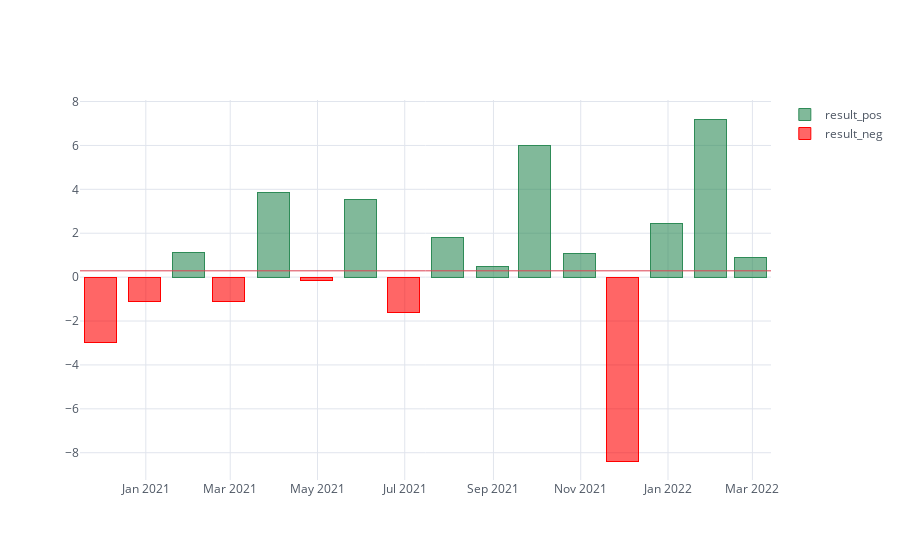

Notebook source saved alongside this figure:
### Code cell
avg = res_gb_M.result_pos.mean() + res_gb_M.result_neg.mean()
res_gb_M.iplot(kind='bar', bargap=0, barmode='stack', colors=dict(result_pos='seagreen', result_neg='#FF0000'), hline=avg)

### Figure 1 — Plotly figure (JSON) as saved in the notebook; plotly's stock layout.template omitted (floating-point values rounded to 4 significant figures)
{"data": [{"marker": {"color": "rgba(46, 139, 87, 0.6)", "line": {"color": "seagreen", "width": 1}}, "name": "result_pos", "orientation": "v", "text": "", "type": "bar", "x": ["2020-11-30 00:00:00+00:00", "2020-12-31 00:00:00+00:00", "2021-01-31 00:00:00+00:00", "2021-02-28 00:00:00+00:00", "2021-03-31 00:00:00+00:00", "2021-04-30 00:00:00+00:00", "2021-05-31 00:00:00+00:00", "2021-06-30 00:00:00+00:00", "2021-07-31 00:00:00+00:00", "2021-08-31 00:00:00+00:00", "2021-09-30 00:00:00+00:00", "2021-10-31 00:00:00+00:00", "2021-11-30 00:00:00+00:00", "2021-12-31 00:00:00+00:00", "2022-01-31 00:00:00+00:00", "2022-02-28 00:00:00+00:00"], "y": ["", "", 1.13, "", 3.874, "", 3.559, "", 1.8, 0.5049, 5.998, 1.058, "", 2.433, 7.205, 0.8826]}, {"marker": {"color": "rgba(255, 0, 0, 0.6)", "line": {"color": "#FF0000", "width": 1}}, "name": "result_neg", "orientation": "v", "text": "", "type": "bar", "x": ["2020-11-30 00:00:00+00:00", "2020-12-31 00:00:00+00:00", "2021-01-31 00:00:00+00:00", "2021-02-28 00:00:00+00:00", "2021-03-31 00:00:00+00:00", "2021-04-30 00:00:00+00:00", "2021-05-31 00:00:00+00:00", "2021-06-30 00:00:00+00:00", "2021-07-31 00:00:00+00:00", "2021-08-31 00:00:00+00:00", "2021-09-30 00:00:00+00:00", "2021-10-31 00:00:00+00:00", "2021-11-30 00:00:00+00:00", "2021-12-31 00:00:00+00:00", "2022-01-31 00:00:00+00:00", "2022-02-28 00:00:00+00:00"], "y": [-2.974, -1.112, "", -1.12, "", -0.163, "", -1.596, "", "", "", "", -8.377, "", "", ""]}], "layout": {"barmode": "stack", "legend": {"bgcolor": "#FFFFFF", "font": {"color": "#4D5663"}, "traceorder": "normal"}, "paper_bgcolor": "#FFFFFF", "plot_bgcolor": "#FFFFFF", "shapes": [{"line": {"color": "#db4052", "dash": "solid", "width": 1}, "type": "line", "x0": 0, "x1": 1, "xref": "paper", "y0": 0.2875, "y1": 0.2875, "yref": "y"}], "titlefont": {"color": "#4D5663"}, "xaxis": {"gridcolor": "#E1E5ED", "showgrid": true, "tickfont": {"color": "#4D5663"}, "title": "", "titlefont": {"color": "#4D5663"}, "zerolinecolor": "#E1E5ED"}, "yaxis": {"gridcolor": "#E1E5ED", "showgrid": true, "tickfont": {"color": "#4D5663"}, "title": "", "titlefont": {"color": "#4D5663"}, "zerolinecolor": "#E1E5ED"}}}
